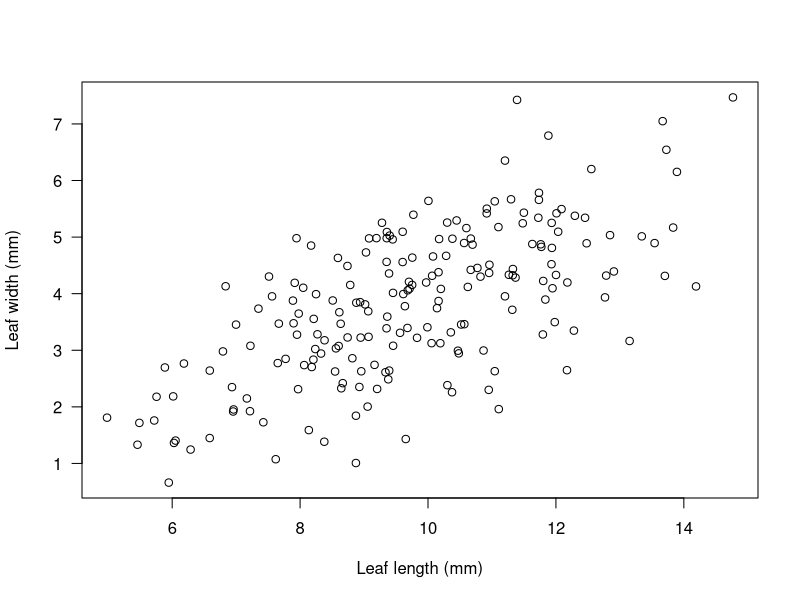
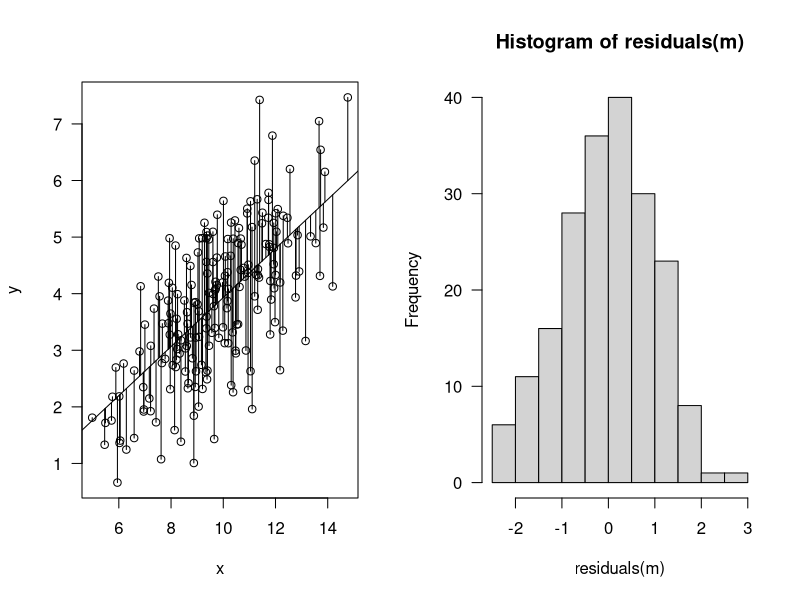
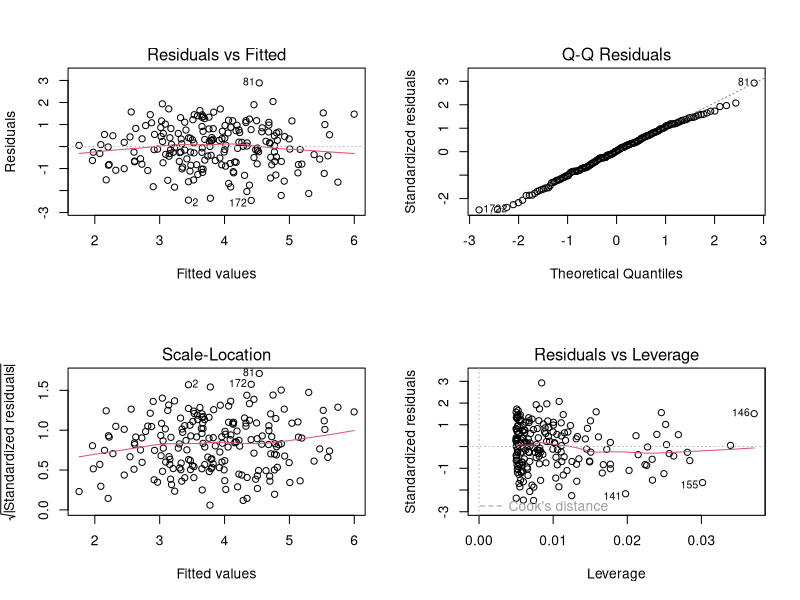
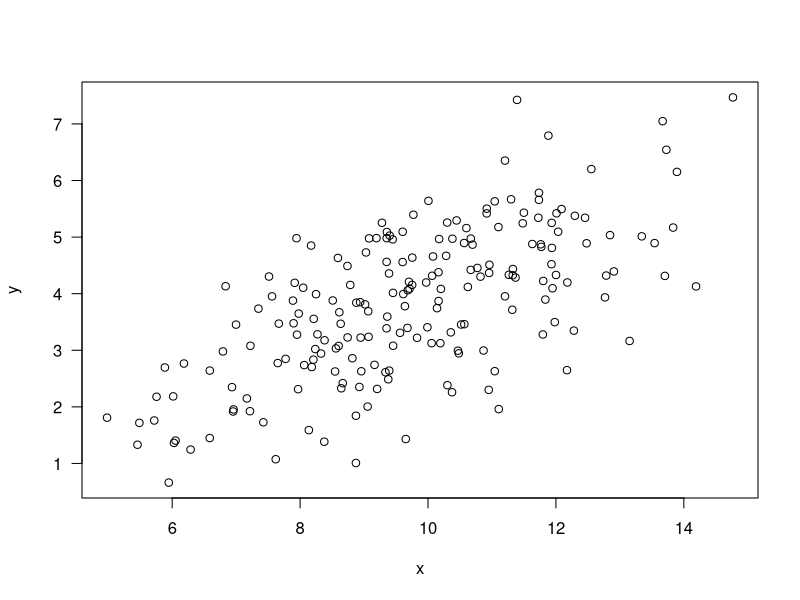
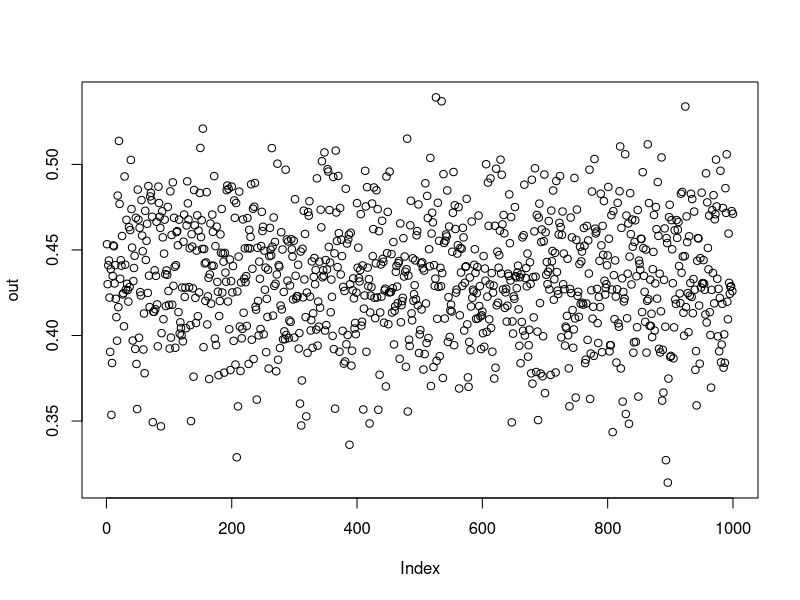
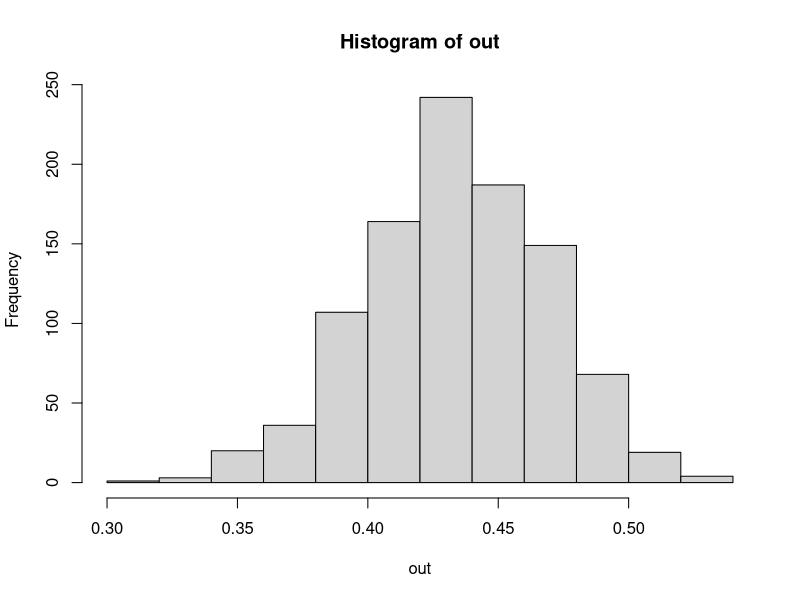
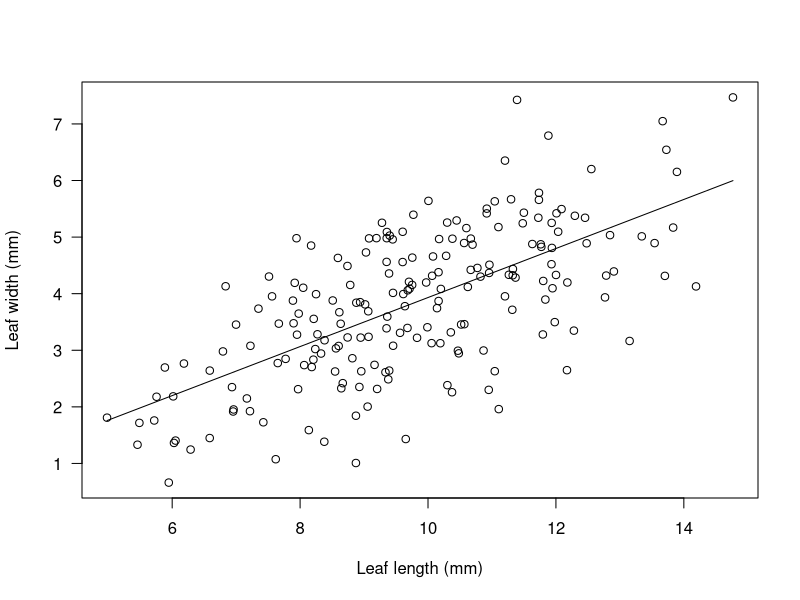
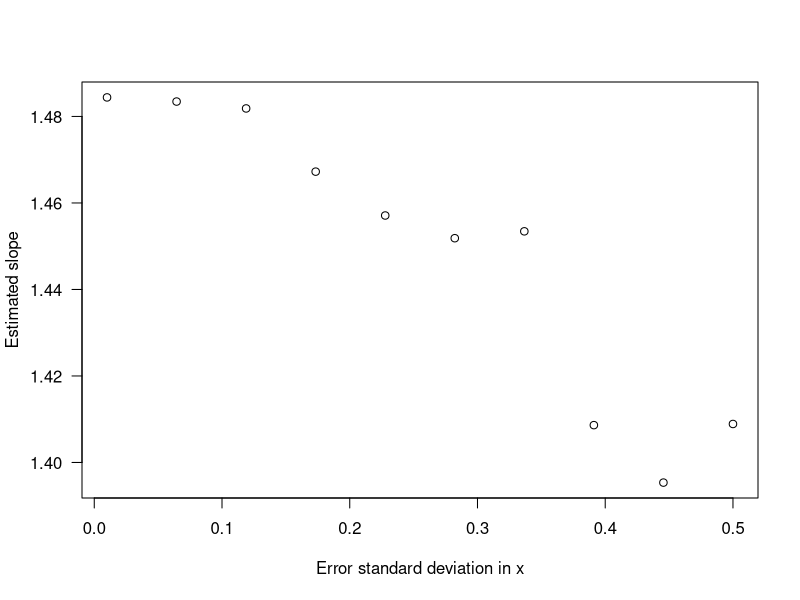

Write the R code that produced these figures, in order.
setwd("~/Documents/Documents/R/Statcourse/Exersice 2")

#Basic regression####

set.seed(85)
x = rnorm(n=200, mean=10, sd=2)
y = 0.4*x + rnorm(200, 0, 1)
plot(x, y, las=1,
     xlab="Leaf length (mm)",
     ylab="Leaf width (mm)")

m = lm(y~x)

cf = summary(m)$coef
View(cf)
predvals = cf[1,1] + cf[2,1]*x
par(mfrow=c(1,2)) # Delar plot fönster i 1 rad, 2 kolumner
plot(x, y, las=1)
abline(m)

segments(x, y, x, predvals)
hist(residuals(m), las=1)

par(mfrow=c(2,2)) #Delar plot fönster i 2 rader och 2 kolumner
plot(m) #Plotar fyra grafer om fördelning av data
summary(m) # Kollar quantiles för normalfördelning runt 0 (symmetrisk), 
          # x visar hur många enheter man ändrar i x led när man hoppar en enhet i y led
          # krävs 2 SE för att det ska vara signifikant

par(mfrow=c(1,1))
plot(x, y, las=1)

data <- data.frame(x,y) #create dataframe to keep paired samples
head(data)
sample(data[1,]) #sampling 1 row


V <- data[sample(nrow(data), replace=T),] #new vector sampling rows from data
sample(nrow(data), replace=T) #looking at row sampling in V

m1 = lm(y~x, data=V) #fitting model
vf = summary(m1)$coef # extracting coefficients
vf #viewing coefficients
vf[2,1] #extracting slope from coefficients


out=NULL
for (i in 1:1000) {
  V <- data[sample(nrow(data), replace=T),]
  sample(nrow(data), replace=T)
  
  m1 = lm(y~x, data=V)
  vf = summary(m1)$coef
  vf[2,1]
  out[i]=vf[2,1]
} #doing the V row sampling 1000 times in a loop

plot(out)
hist(out)

SE <- sqrt(var(out)/length(out))
SE

cov(y,x)/var(x)
coefs = summary(m)$coef
(coefs[2,1]*(mean(x) + sd(x))) - (coefs[2,1]*mean(x)) #calculate change in y for 1 change in SDx
cor(x,y)^2


y_hat = coefs[1,1] + coefs[2,1]*x
var(y_hat)
var(y_hat)/var(y)

coefs[2,1]^2*var(x)

newx = seq(min(x), max(x), length.out=200)
predy = coefs[1,1] + coefs[2,1]*newx #genetates new predicted y values

plot(x, y, las=1,
     xlab="Leaf length (mm)",
     ylab="Leaf width (mm)")
lines(newx, predy)


#Errors in x####

rm(list=ls())


x = rnorm(500, 10, 2)
y = 1.5*x + rnorm(500, 0, 1)
slope_est = NULL
errors = seq(0.01, 0.5, length.out=10)
errors
relerrors = (errors^2)/var(x)

for(i in 1:10){
  x_obs = x + rnorm(500, 0, errors[i])
  m1 = lm(y~x_obs)
  slope_est[i] = summary(m1)$coef[2,1]
}


plot(errors, slope_est,
     las=1,
     xlab="Error standard deviation in x",
     ylab="Estimated slope")

relerrors
corrslope = slope_est/(1-relerrors)

plot(errors, slope_est,
     ylim= c(1.4, 1.55),
     las=1,
     xlab="Error standard deviation in x",
     ylab="Estimated slope")
points(errors, corrslope, pch=16)
segments(errors, slope_est, errors, corrslope)

#Errors in y####
rm(list=ls())


x = rnorm(500, 10, 2)
y = 1.5*x + rnorm(500, 0, 1)
slope_est = NULL
errors = seq(0.01, 0.5, length.out=10)
errors
relerrors = (errors^2)/var(y)

for(i in 1:10){
  y_obs = y + rnorm(500, 0, errors[i])
  m1 = lm(x~y_obs)
  slope_est[i] = summary(m1)$coef[2,1]
}


plot(errors, slope_est,
     las=1,
     xlab="Standard deviation in x",
     ylab="Error estimated slope")

relerrors
corrslope = slope_est/(1-relerrors)

plot(errors, slope_est,
     ylim= c(0.59, 0.64),
     las=1,
     xlab="Standard deviation in x",
     ylab="Error estimated slope")
points(errors, corrslope, pch=16)
segments(errors, slope_est, errors, corrslope)

#Model real data####

rm(list=ls())

birds = read.csv("bird_allometry.csv", sep=',')
head(birds)

hist(birds$brain_mass)
hist(birds$body_mass)
qqnorm(birds$body_mass)
qqnorm(birds$brain_mass)

logbrain <- log(birds$brain_mass)
birds$logbrain <- logbrain

hist(birds$logbrain)
qqnorm(birds$logbrain)

logmass <- log(birds$body_mass)
birds$logmass <- logmass

hist(birds$logmass)
qqnorm(birds$logmass)

m = lm(birds$logmass~birds$logbrain)

plot(birds$logmass~birds$logbrain,
  las=1,
  xlab="Log body mass (g)",
  ylab="Log brain mass (g)")
abline(m)
